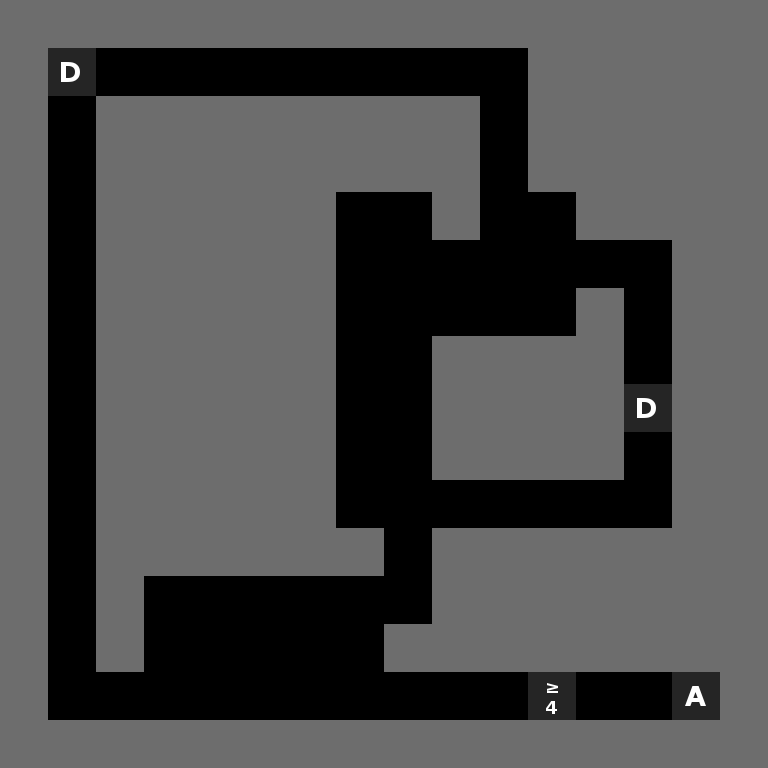

A 2D game scene composited from a Tiled map and its tileset images. What follows is a short description and the map's XML, with every tile layer's data as written:
An orthogonal 16x16 tile map with 48x48 px tiles, 1 tile layer (Tile Layer 1).

<map version="1.0" orientation="orthogonal" width="16" height="16" tilewidth="48" tileheight="48">
 <tileset firstgid="1" name="tileset" tilewidth="48" tileheight="48">
  <image source="../img/tileset.png" width="768" height="768" />
 </tileset>
 <layer name="Tile Layer 1" width="16" height="16">
  <data encoding="csv">
17,17,17,17,17,17,17,17,17,17,17,17,17,17,17,17,
17,33,0,0,0,0,0,0,0,0,0,17,17,17,17,17,
17,0,17,17,17,17,17,17,17,17,0,17,17,17,17,17,
17,0,17,17,17,17,17,17,17,17,0,17,17,17,17,17,
17,0,17,17,17,17,17,0,0,17,0,0,17,17,17,17,
17,0,17,17,17,17,17,0,0,0,0,0,0,0,17,17,
17,0,17,17,17,17,17,0,0,0,0,0,17,0,17,17,
17,0,17,17,17,17,17,0,0,17,17,17,17,0,17,17,
17,0,17,17,17,17,17,0,0,17,17,17,17,33,17,17,
17,0,17,17,17,17,17,0,0,17,17,17,17,0,17,17,
17,0,17,17,17,17,17,0,0,0,0,0,0,0,17,17,
17,0,17,17,17,17,17,17,0,17,17,17,17,17,17,17,
17,0,17,0,0,0,0,0,0,17,17,17,17,17,17,17,
17,0,17,0,0,0,0,0,17,17,17,17,17,17,17,17,
17,0,0,0,0,0,0,0,0,0,0,50,0,0,34,17,
17,17,17,17,17,17,17,17,17,17,17,17,17,17,17,17
</data>
 </layer>
</map>
